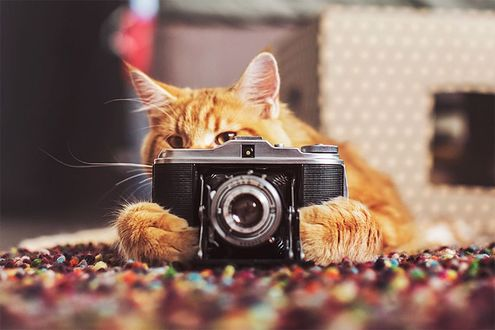
//> input picture lab2/cat.jpg, 495 x 330 px
$ ./lab2   (built with g++ and OpenCV 4)
//> lines starting //> are read from the running program, lines starting //| are printed output that depends on the picture
#include <opencv2/core/core.hpp>
#include <opencv2/highgui/highgui.hpp>
#include <opencv2/imgproc.hpp>
#include <vector>

using namespace cv;
using namespace std;

uchar convolution(const Mat& imageOrig, const vector<vector<double> >& kernel, int i, int j) {
    int newPixel = 0;
    int div = static_cast<int>(kernel.size() * kernel.size());
    int border = static_cast<int>(kernel.size() / 2);

    for (unsigned k = 0; k < kernel.size(); ++k) {
        for (unsigned l = 0; l < kernel.size(); ++l) {
            newPixel += imageOrig.at<uchar>(i + static_cast<int>(k) - border, j + static_cast<int>(l) - border) * kernel[k][l];
        }
    }

    return saturate_cast<uchar>(newPixel);
}

uchar convolution(const Mat& imageOrig, const vector<vector<double> >& kernel,int i, int j, int p) {
    int newPixel = 0;
    int div = static_cast<int>(kernel.size() * kernel.size());
    int border = static_cast<int>(kernel.size() / 2);

    for (unsigned k = 0; k < kernel.size(); ++k) {
        for (unsigned l = 0; l < kernel.size(); ++l) {
            newPixel += imageOrig.at<Vec3b>(i + static_cast<int>(k) - border, j + static_cast<int>(l) - border)[p] * kernel[k][l];
        }
    }

    newPixel /= div;
    return saturate_cast<uchar>(newPixel);
}

void filter(const Mat& imageOrig, Mat& imageResult, const vector<vector<double> >& kernel) {
    int rows = imageOrig.rows;
    int cols = imageOrig.cols;
    int border = static_cast<int>(kernel.size() / 2);
    if (imageOrig.type() == 0) {
        for (int i = border; i < rows - border + 1; ++i) {
            for (int j = border; j < cols - border + 1; ++j) {
                imageResult.at<uchar>(i, j) = convolution(imageOrig, kernel, i, j);
            }
        }
    } else {
        for (int i = border; i < rows - border + 1; ++i) {
            for (int j = border; j < cols - border + 1; ++j) {
                for (int p = 0; p < 3; ++p) {
                    imageResult.at<Vec3b>(i, j)[p] = convolution(imageOrig, kernel, i, j, p);
                }
            }
        }
    }
}

void customBlur(const Mat& imageOrig, Mat& imageResult, unsigned size) {
    imageOrig.copyTo(imageResult);
    vector<vector<double> > kernel(size, vector<double>(size, 1.));
    filter(imageOrig, imageResult, kernel);
}

void customGradient(const Mat& imageOrig, Mat& imageResult) {
    imageOrig.copyTo(imageResult);
    vector<vector<double> > kernel = {{3, 0, -3}, {10, 0, -10}, {3, 0, -3}};
    filter(imageOrig, imageResult, kernel);
}

int main() {

    Mat image = imread("cat.jpg", IMREAD_COLOR);
//> image is the input picture: 330 rows x 495 cols, CV_8UC3; mean B, G, R 99.2, 111.6, 140
    imshow("Original image", image);

    Mat imageGaussBlur;
    GaussianBlur(image, imageGaussBlur, Size(15, 15), 0, 0);
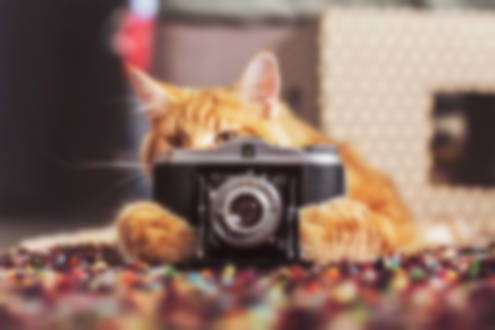
//> imageGaussBlur: 330 rows x 495 cols, CV_8UC3; mean B, G, R 99.2, 111.6, 140
    imshow("Gaussian Blur", imageGaussBlur);

    Mat customBlurImage;
    customBlur(image, customBlurImage, 5);
    imshow("Custom Blur", customBlurImage);

    Mat customGradientImage;
    cvtColor(image, image, COLOR_BGR2GRAY);
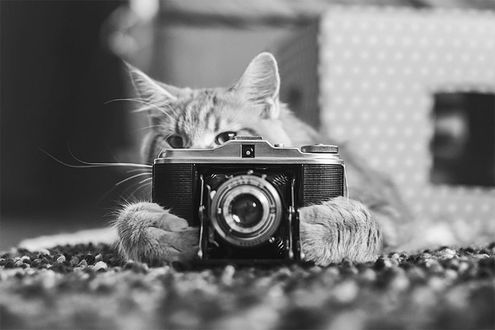
//> image: 330 rows x 495 cols, CV_8UC1; min 0, max 255, mean 118.7
    customGradient(image, customGradientImage);
//> after the loop in filter (call 2), `for (int i = border; i < rows - border + 1; ++i)`:
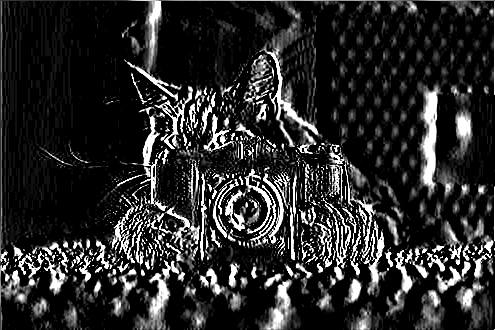
//> imageResult: 330 rows x 495 cols, CV_8UC1; min 0, max 255, mean 42.7
    imshow("Custom Gradient", customGradientImage);

    waitKey(0);
    return 0;
}
